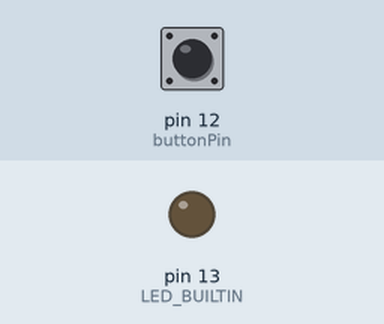
The sketch below on a simulated Arduino Uno, built with avr-gcc and run on an emulated ATmega328P. Shown: output pins drawn as LEDs (lit = HIGH). The test bench sets the inputs (shaded band); at power-on: pin 12 (buttonPin) HIGH. Random numbers use the default seed unless the sketch sets one.

Above: at 1.4 s.
At 24.34 s:
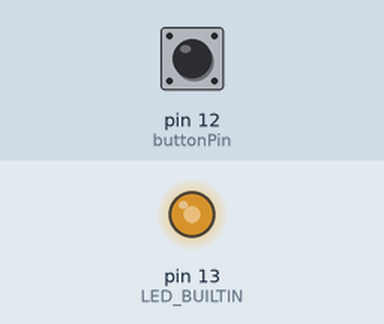
At 27.04 s:
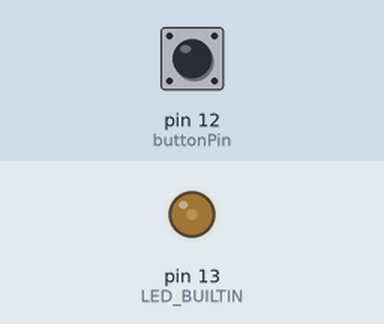
At 39.55 s:
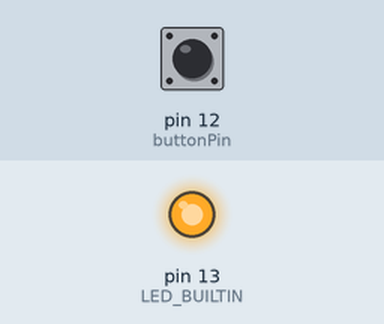
Timing chart, 0 to 40.0 s (numbered marks = the images above):
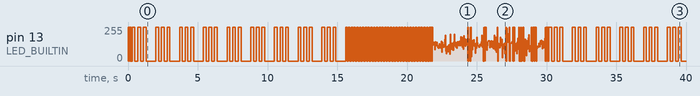

The sketch:

BIS_Exc3_blinkstates.ino
```cpp
// BIS LED code
// Author: Jakob

const int MIN = 1;
const int MAX = 20;
const int buttonPin = 12;
int state = 0;

void ok (void) {
  for (int i = 0; i < 3; i++) {
  digitalWrite(LED_BUILTIN, HIGH);
  delay(50);
  digitalWrite(LED_BUILTIN, LOW);
  delay(50);
  }
}

void warning(void) {
  for (int i = 0; i < 9; i++){
    for (int j = 0; j < 3; j++){
      digitalWrite(LED_BUILTIN, HIGH);
      delay(200);
      digitalWrite(LED_BUILTIN, LOW);
      delay(200);
      }
  delay(500);
  }
}

void error(void) {
  for (int i = 0; i < 30; i++) {
  digitalWrite(LED_BUILTIN, HIGH);
  delay(100);
  digitalWrite(LED_BUILTIN, LOW);
  delay(100);
  }
}

void busy(void) {
  for (int i=0; i <= 400; i++){
  digitalWrite(LED_BUILTIN, HIGH);
  delay(random(MIN,MAX));
  digitalWrite(LED_BUILTIN, LOW);
  delay(random(MIN,MAX));
  }
}

int next_state(void) {
  while (digitalRead(buttonPin) == 0) {
    delay(0);
    // wait here till button is pressed
  }
  state++;
  if (state == 4) { state = 0; }
}

void setup() {
  pinMode(LED_BUILTIN, OUTPUT);
  pinMode(buttonPin, INPUT);
}

void loop() {
  switch (state) {
    case 0: ok();         next_state();   break;
    case 1: warning();    next_state();   break;
    case 2: error();      next_state();   break;
    case 3: busy();       next_state();   break;
  }
}
```
